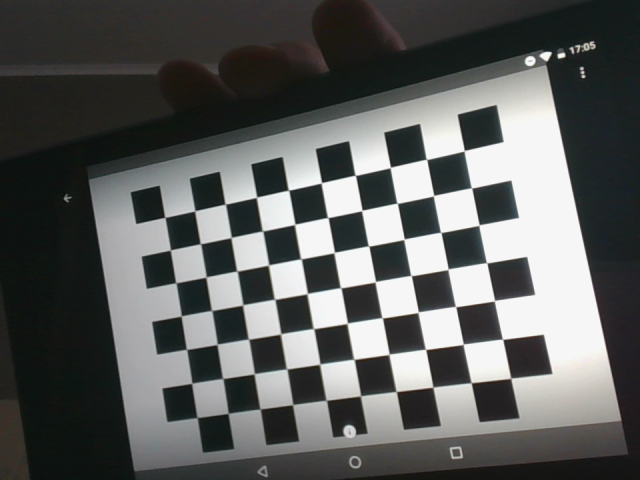
#> input picture Computer-Vision/camera_calibration/pinhole/img_00.png, 640 x 480 px, found by its file name; its folder holds 4 pictures in this run
$ python pinhole_calibration.py
#> lines starting #> are read from the running program, lines starting #| are printed output that depends on the picture
import cv2
import numpy as np
import os
pattern_size = (10,7)
samples = []
file_list = os.listdir('D:/pinhole')
img_file_list = [file for file in file_list if file.startswith('img')]

for filename in img_file_list:
    frame = cv2.imread(os.path.join('D:/pinhole',filename))
#> frame is the input picture: shape (480, 640, 3); mean B, G, R 93.2, 94.5, 92.8
    res, corners = cv2.findChessboardCorners(frame, pattern_size)
#> res = True; corners = 70 rows, first 8: [163.7, 216.7], [195.6, 210.1], [223.9, 203.4], [257.5, 196.2], [287.7, 189.5], [322.1, 182.3], [355.4, 175.4], [390.6, 167.1]

    img_show = np.copy(frame)
    cv2.drawChessboardCorners(img_show, pattern_size,corners,res)
    cv2.putText(img_show, 'samples captured: %d' % len(samples), (0,40), cv2.FONT_HERSHEY_SIMPLEX, 1.0, (0,255,0),2)
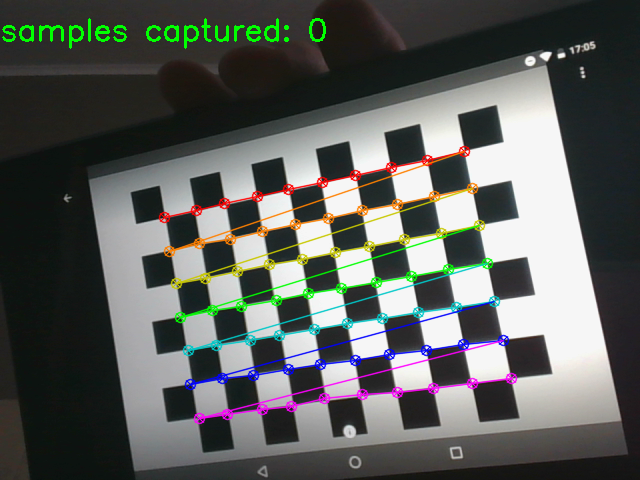
#> img_show: shape (480, 640, 3); mean B, G, R 91.8, 95.1, 92.2
    cv2.imshow('shessboard', img_show)

    wait_time = 0 if res else 30
#> wait_time = 0
    k = cv2.waitKey(wait_time)
#> (key Esc is pressed here)

    if k == ord('s') and res:
        samples.append((cv2.cvtColor(frame, cv2.COLOR_BGR2GRAY), corners))
    elif k ==27:
        break

cv2.destroyAllWindows()

criteria = (cv2.TermCriteria_EPS + cv2.TERM_CRITERIA_MAX_ITER,30,1e-3)

for i in range(len(samples)):
    img, corners = samples[i]
    corners = cv2.cornerSubPix(img, corners, (10,10), (-1,-1), criteria)

pattern_points = np.zeros((np.prod(pattern_size),3),np.float32)
pattern_points[:,:2] = np.indices(pattern_size).T.reshape(-1,2)

#> (the run stopped early here; a loop or call above may not have finished)

$ run again, on Computer-Vision/camera_calibration/pinhole/img_03.png
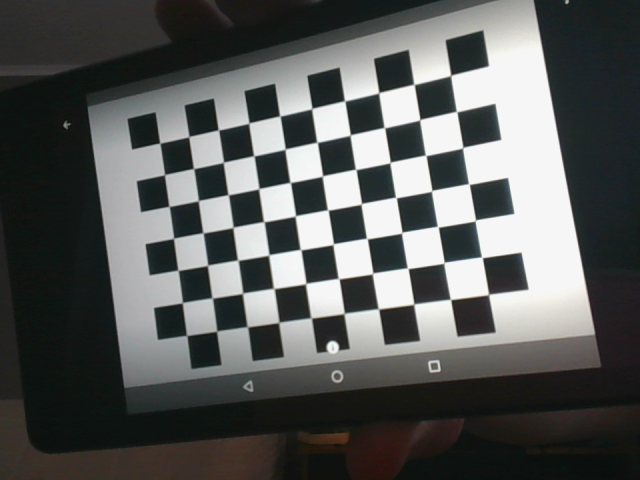
#> input picture Computer-Vision/camera_calibration/pinhole/img_03.png, 640 x 480 px, found by its file name
#> frame is the input picture: shape (480, 640, 3); mean B, G, R 89.2, 90.5, 88.5
#> res = True; corners = 70 rows, first 8: [158.6, 142.3], [187.8, 137.9], [216.9, 129.4], [249.7, 121.9], [278.3, 115.4], [312.6, 107.3], [344.4, 100.7], [379.2, 91.7]
#> `cv2.putText(img_show, 'samples captured: %d' % len(samples), (0,40), c..`:
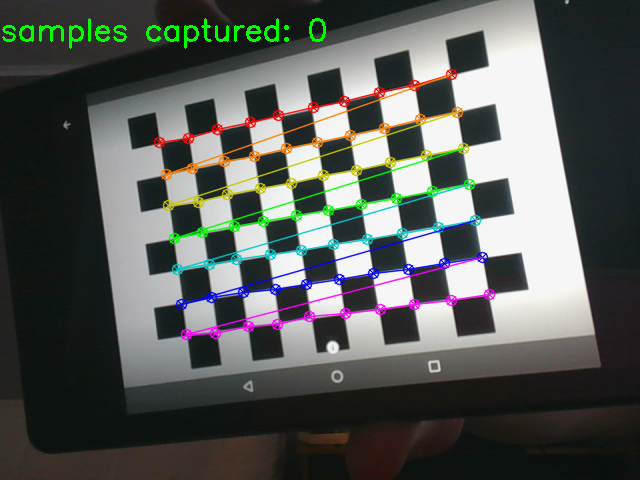
#> img_show: shape (480, 640, 3); mean B, G, R 87.6, 91, 87.8
#> wait_time = 0

$ run again, on Computer-Vision/camera_calibration/pinhole/img_04.png
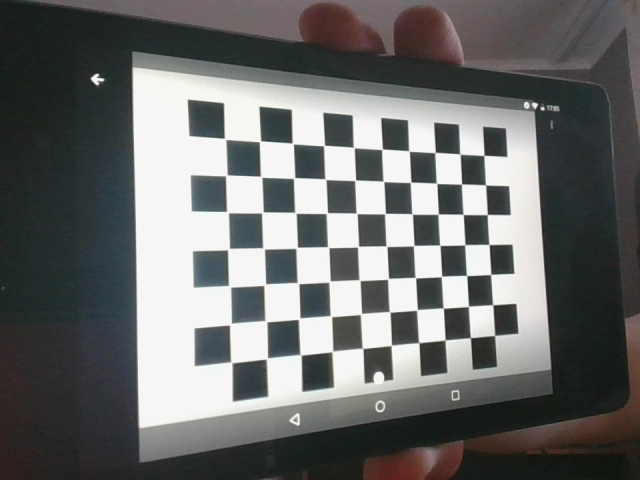
#> input picture Computer-Vision/camera_calibration/pinhole/img_04.png, 640 x 480 px, found by its file name
#> frame is the input picture: shape (480, 640, 3); mean B, G, R 107.9, 108.4, 107.3
#> res = True; corners = 70 rows, first 8: [224.2, 138.1], [260, 141.2], [292.6, 143.4], [324.2, 145.4], [353.9, 147.6], [382.1, 149.2], [409, 151], [435.3, 152.4]
#> `cv2.putText(img_show, 'samples captured: %d' % len(samples), (0,40), c..`:
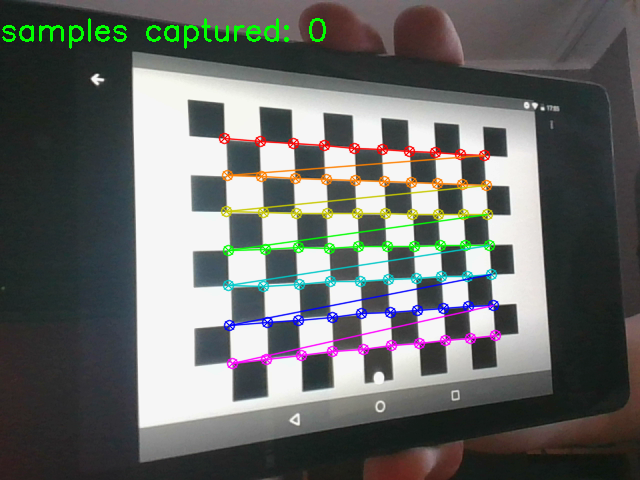
#> img_show: shape (480, 640, 3); mean B, G, R 105.6, 108.2, 105.8
#> wait_time = 0
